Frame 1 (no input): blank canvas, image omitted
Frame 60 (no input): blank canvas, image omitted
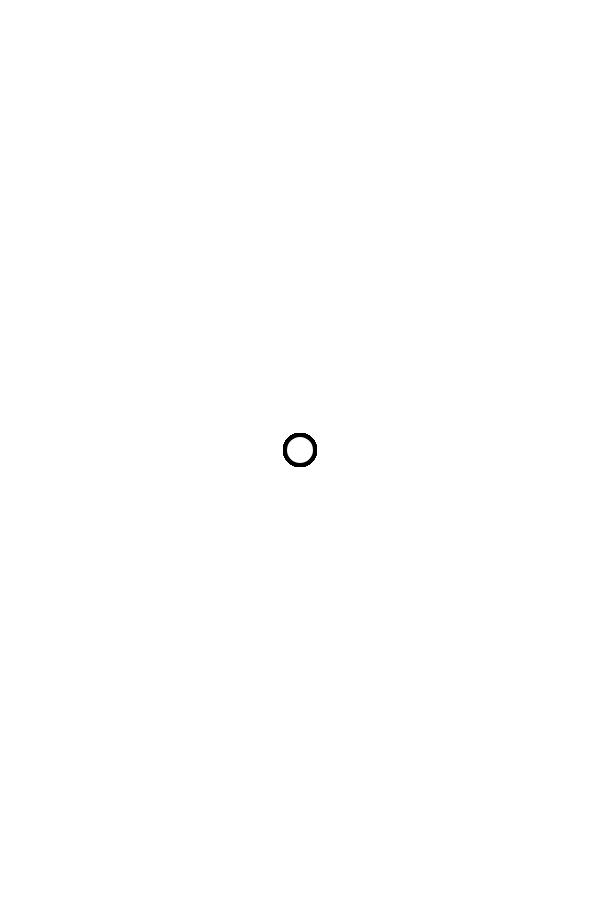
Frame 120 (the mouse pressed at the canvas centre since frame 60)

The p5.js sketch whose frames 1 and 60 were blank and that drew this single picture after the mouse press (run headless with seeded random() and noise() and a simulated clock; from frame 60 on, the mouse is pressed at the canvas centre):

// p5.js sketch
// ── sketch.js
function setup() {
  createCanvas(600,900);
  strokeWeight(4);
}

function draw() {
  if (mouseX < 300) {
    stroke(255,0,0);    
  } else {
    stroke(0);
  }


  if (mouseIsPressed == true) {
      ellipse(mouseX,mouseY,30,30);    
    }
  }
